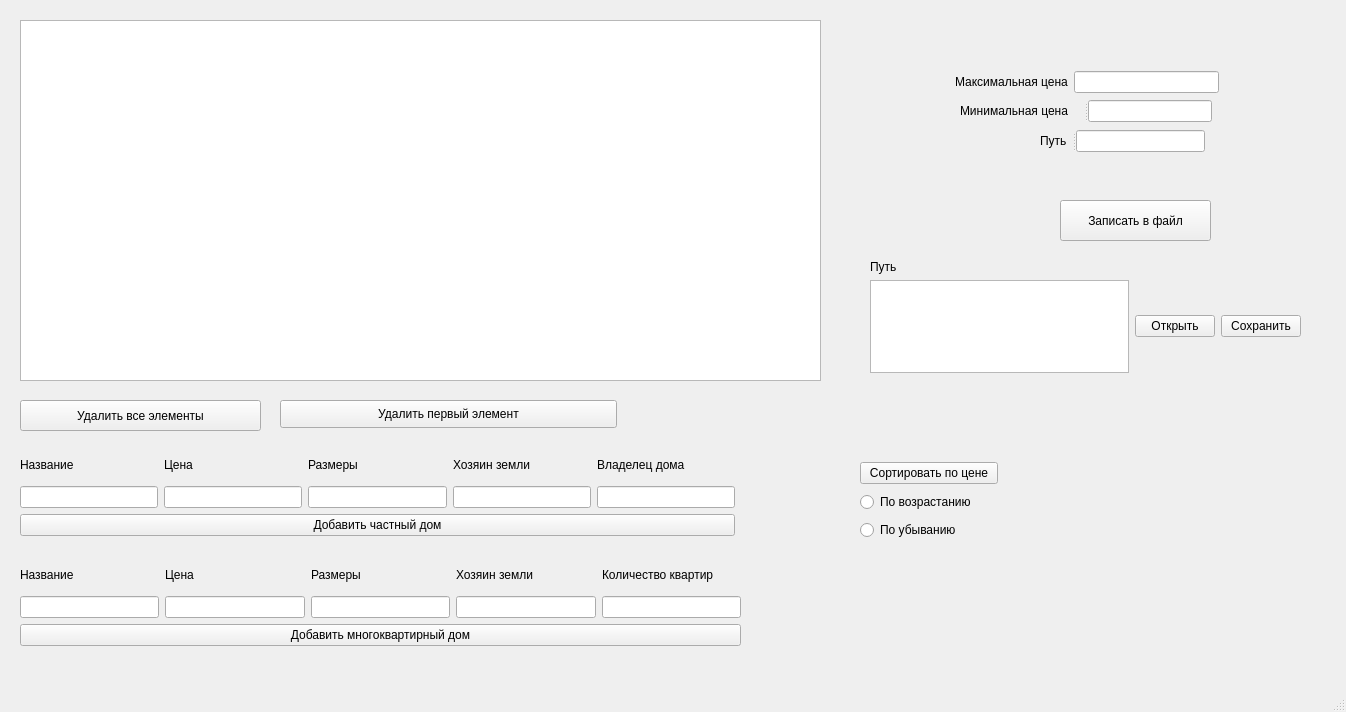
<?xml version="1.0" encoding="UTF-8"?>
<ui version="4.0">
 <class>MainWindow</class>
 <widget class="QMainWindow" name="MainWindow">
  <property name="geometry">
   <rect>
    <x>0</x>
    <y>0</y>
    <width>1346</width>
    <height>712</height>
   </rect>
  </property>
  <property name="windowTitle">
   <string>MainWindow</string>
  </property>
  <widget class="QWidget" name="centralwidget">
   <widget class="QListWidget" name="listWidget">
    <property name="geometry">
     <rect>
      <x>20</x>
      <y>20</y>
      <width>801</width>
      <height>361</height>
     </rect>
    </property>
   </widget>
   <widget class="QWidget" name="layoutWidget">
    <property name="geometry">
     <rect>
      <x>870</x>
      <y>260</y>
      <width>431</width>
      <height>113</height>
     </rect>
    </property>
    <layout class="QVBoxLayout" name="verticalLayout">
     <item>
      <widget class="QLabel" name="label">
       <property name="text">
        <string>Путь</string>
       </property>
      </widget>
     </item>
     <item>
      <layout class="QHBoxLayout" name="horizontalLayout">
       <item>
        <widget class="QTextEdit" name="textEdit"/>
       </item>
       <item>
        <widget class="QPushButton" name="open_f">
         <property name="enabled">
          <bool>true</bool>
         </property>
         <property name="text">
          <string>Открыть</string>
         </property>
         <property name="checkable">
          <bool>false</bool>
         </property>
        </widget>
       </item>
       <item>
        <widget class="QPushButton" name="save_f">
         <property name="text">
          <string>Сохранить</string>
         </property>
        </widget>
       </item>
      </layout>
     </item>
    </layout>
   </widget>
   <widget class="QPushButton" name="del_all">
    <property name="geometry">
     <rect>
      <x>20</x>
      <y>400</y>
      <width>241</width>
      <height>31</height>
     </rect>
    </property>
    <property name="text">
     <string>Удалить все элементы</string>
    </property>
   </widget>
   <widget class="QPushButton" name="del_f">
    <property name="geometry">
     <rect>
      <x>280</x>
      <y>400</y>
      <width>337</width>
      <height>28</height>
     </rect>
    </property>
    <property name="text">
     <string>Удалить первый элемент</string>
    </property>
   </widget>
   <widget class="QWidget" name="layoutWidget">
    <property name="geometry">
     <rect>
      <x>860</x>
      <y>460</y>
      <width>138</width>
      <height>82</height>
     </rect>
    </property>
    <layout class="QVBoxLayout" name="verticalLayout_2">
     <item>
      <widget class="QPushButton" name="sort">
       <property name="text">
        <string>Сортировать по цене</string>
       </property>
      </widget>
     </item>
     <item>
      <widget class="QRadioButton" name="radioButton">
       <property name="text">
        <string>По возрастанию</string>
       </property>
      </widget>
     </item>
     <item>
      <widget class="QRadioButton" name="radioButton_2">
       <property name="text">
        <string>По убыванию</string>
       </property>
      </widget>
     </item>
    </layout>
   </widget>
   <widget class="QPushButton" name="pb">
    <property name="geometry">
     <rect>
      <x>1060</x>
      <y>200</y>
      <width>151</width>
      <height>41</height>
     </rect>
    </property>
    <property name="text">
     <string>Записать в файл</string>
    </property>
   </widget>
   <widget class="QWidget" name="layoutWidget">
    <property name="geometry">
     <rect>
      <x>955</x>
      <y>70</y>
      <width>264</width>
      <height>24</height>
     </rect>
    </property>
    <layout class="QHBoxLayout" name="horizontalLayout_2">
     <item>
      <widget class="QLabel" name="label_7">
       <property name="text">
        <string>Максимальная цена</string>
       </property>
      </widget>
     </item>
     <item>
      <widget class="QLineEdit" name="lineEdit">
       <property name="text">
        <string/>
       </property>
      </widget>
     </item>
    </layout>
   </widget>
   <widget class="QSplitter" name="splitter">
    <property name="geometry">
     <rect>
      <x>960</x>
      <y>100</y>
      <width>252</width>
      <height>22</height>
     </rect>
    </property>
    <property name="orientation">
     <enum>Qt::Horizontal</enum>
    </property>
    <widget class="QLabel" name="label_8">
     <property name="text">
      <string>Минимальная цена</string>
     </property>
    </widget>
    <widget class="QLineEdit" name="lineEdit_2"/>
   </widget>
   <widget class="QSplitter" name="splitter_2">
    <property name="geometry">
     <rect>
      <x>1040</x>
      <y>130</y>
      <width>165</width>
      <height>22</height>
     </rect>
    </property>
    <property name="orientation">
     <enum>Qt::Horizontal</enum>
    </property>
    <widget class="QLabel" name="label_9">
     <property name="text">
      <string>Путь</string>
     </property>
    </widget>
    <widget class="QLineEdit" name="lineEdit_3">
     <property name="text">
      <string/>
     </property>
    </widget>
   </widget>
   <widget class="QWidget" name="layoutWidget_2">
    <property name="geometry">
     <rect>
      <x>20</x>
      <y>560</y>
      <width>721</width>
      <height>86</height>
     </rect>
    </property>
    <layout class="QVBoxLayout" name="verticalLayout_5">
     <item>
      <layout class="QHBoxLayout" name="horizontalLayout_5">
       <item>
        <widget class="QLabel" name="label_10">
         <property name="text">
          <string>Название</string>
         </property>
        </widget>
       </item>
       <item>
        <widget class="QLabel" name="label_11">
         <property name="text">
          <string>Цена</string>
         </property>
        </widget>
       </item>
       <item>
        <widget class="QLabel" name="label_12">
         <property name="text">
          <string>Размеры</string>
         </property>
        </widget>
       </item>
       <item>
        <widget class="QLabel" name="label_13">
         <property name="text">
          <string>Хозяин земли</string>
         </property>
        </widget>
       </item>
       <item>
        <widget class="QLabel" name="label_14">
         <property name="text">
          <string>Количество квартир</string>
         </property>
        </widget>
       </item>
      </layout>
     </item>
     <item>
      <layout class="QVBoxLayout" name="verticalLayout_6">
       <item>
        <layout class="QHBoxLayout" name="horizontalLayout_6">
         <item>
          <widget class="QLineEdit" name="lineEdit_9"/>
         </item>
         <item>
          <widget class="QLineEdit" name="lineEdit_10"/>
         </item>
         <item>
          <widget class="QLineEdit" name="lineEdit_11"/>
         </item>
         <item>
          <widget class="QLineEdit" name="lineEdit_12"/>
         </item>
         <item>
          <widget class="QLineEdit" name="lineEdit_13"/>
         </item>
        </layout>
       </item>
       <item>
        <widget class="QPushButton" name="add_tenem">
         <property name="text">
          <string>Добавить многоквартирный дом</string>
         </property>
        </widget>
       </item>
      </layout>
     </item>
    </layout>
   </widget>
   <widget class="QWidget" name="layoutWidget">
    <property name="geometry">
     <rect>
      <x>20</x>
      <y>450</y>
      <width>715</width>
      <height>86</height>
     </rect>
    </property>
    <layout class="QVBoxLayout" name="verticalLayout_4">
     <item>
      <layout class="QHBoxLayout" name="horizontalLayout_4">
       <item>
        <widget class="QLabel" name="label_2">
         <property name="text">
          <string>Название</string>
         </property>
        </widget>
       </item>
       <item>
        <widget class="QLabel" name="label_3">
         <property name="text">
          <string>Цена</string>
         </property>
        </widget>
       </item>
       <item>
        <widget class="QLabel" name="label_4">
         <property name="text">
          <string>Размеры</string>
         </property>
        </widget>
       </item>
       <item>
        <widget class="QLabel" name="label_5">
         <property name="text">
          <string>Хозяин земли</string>
         </property>
        </widget>
       </item>
       <item>
        <widget class="QLabel" name="label_6">
         <property name="text">
          <string>Владелец дома</string>
         </property>
        </widget>
       </item>
      </layout>
     </item>
     <item>
      <layout class="QVBoxLayout" name="verticalLayout_3">
       <item>
        <layout class="QHBoxLayout" name="horizontalLayout_3">
         <item>
          <widget class="QLineEdit" name="lineEdit_8"/>
         </item>
         <item>
          <widget class="QLineEdit" name="lineEdit_4"/>
         </item>
         <item>
          <widget class="QLineEdit" name="lineEdit_5"/>
         </item>
         <item>
          <widget class="QLineEdit" name="lineEdit_6"/>
         </item>
         <item>
          <widget class="QLineEdit" name="lineEdit_7"/>
         </item>
        </layout>
       </item>
       <item>
        <widget class="QPushButton" name="add_privat">
         <property name="text">
          <string>Добавить частный дом</string>
         </property>
        </widget>
       </item>
      </layout>
     </item>
    </layout>
   </widget>
  </widget>
  <widget class="QMenuBar" name="menubar">
   <property name="geometry">
    <rect>
     <x>0</x>
     <y>0</y>
     <width>1346</width>
     <height>26</height>
    </rect>
   </property>
  </widget>
  <widget class="QStatusBar" name="statusbar"/>
 </widget>
 <resources/>
 <connections/>
</ui>
